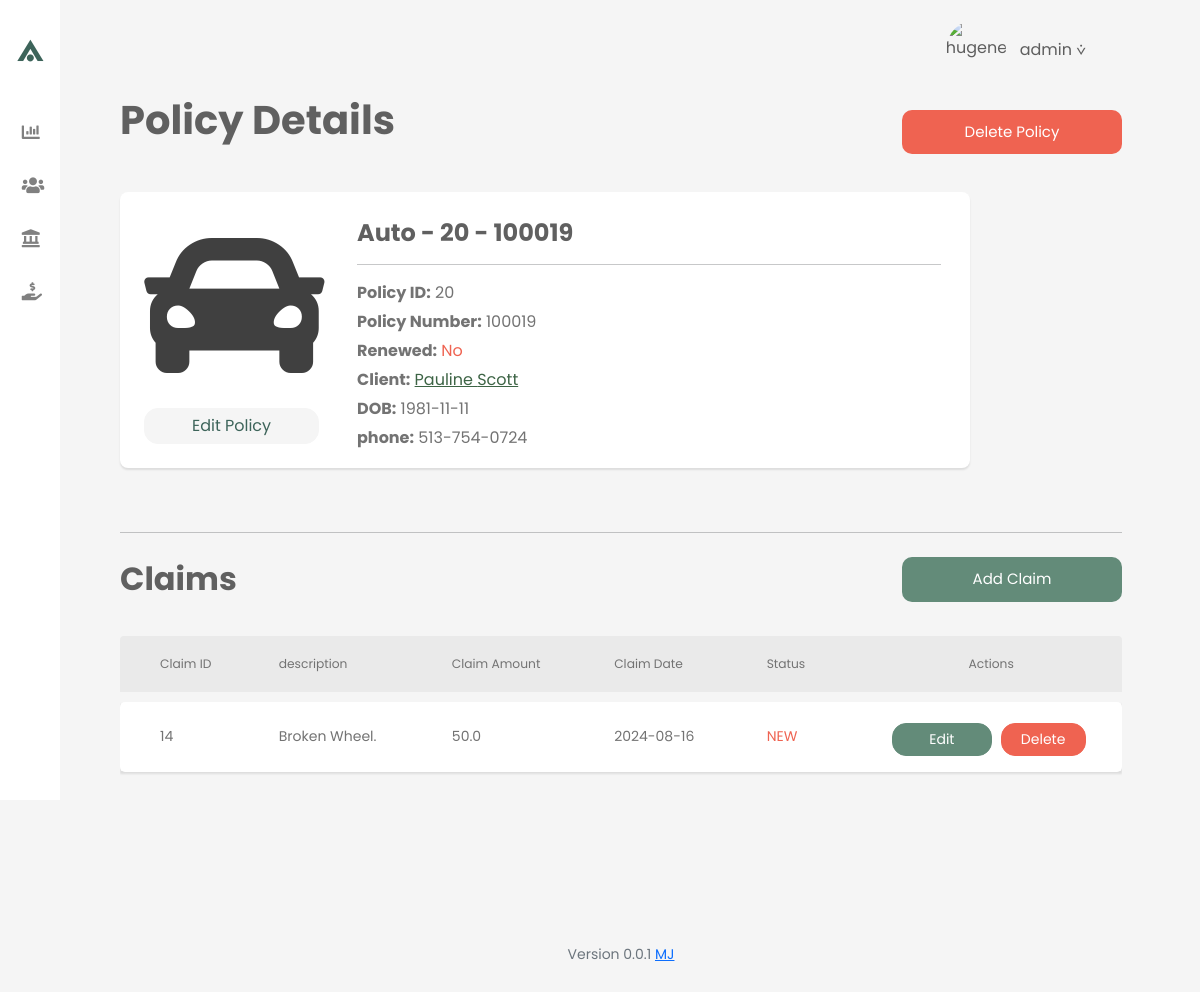
The page /policy/20 (signed in) on the database its author committed.
### tables this page shows
CREATE TABLE insurance_policies (
    policy_id INTEGER PRIMARY KEY AUTOINCREMENT,
    client_id INTEGER,
    policy_number TEXT NOT NULL,
    policy_type TEXT NOT NULL,
    start_date DATE,
    end_date DATE,
    premium_amount REAL,
    renewed INTEGER DEFAULT 0,
    old_end_date DATE,
    old_start_date DATE,
    status TEXT NOT NULL DEFAULT 'Requested',
    FOREIGN KEY (client_id) REFERENCES clients (client_id) ON DELETE CASCADE
);

CREATE TABLE clients (
    client_id INTEGER PRIMARY KEY AUTOINCREMENT,
    first_name TEXT NOT NULL,
    last_name TEXT NOT NULL,
    date_of_birth DATE,
    email TEXT,
    phone TEXT,
    photo TEXT,
    street TEXT,
    city TEXT,
    state TEXT,
    zip TEXT
);

CREATE TABLE claims (
    claim_id INTEGER PRIMARY KEY AUTOINCREMENT,
    policy_id INTEGER NOT NULL,
    description TEXT NOT NULL,
    claim_amount REAL NOT NULL,
    claim_date TEXT NOT NULL,
    status TEXT NOT NULL,
    FOREIGN KEY (policy_id) REFERENCES insurance_policies (policy_id) ON DELETE CASCADE
);

### flask_app/controllers/policy_controller.py (the view)
@policy_bp.route("/policy/<int:policy_id>", methods=["GET"])
@login_required
def policy_details(policy_id):
    policy = PolicyService.get_policy_by_id(policy_id)
    if not policy:
        abort(404, description="Policy not found")
    claims = ClaimsService.get_claims_by_policy_id(policy_id)
    total_claims = Statistics.get_sum_of_claims_for_policy(policy_id)
    total_premium = round(Statistics.get_premium_for_policy(policy_id),2)
    loss_ratio = (total_claims / total_premium) * 100 if total_premium > 0 else 0
    return render_template('policies/policy_details.html', policy=policy, claims=claims, total_claims=total_claims, total_premium=total_premium, loss_ratio=loss_ratio)

### flask_app/__init__.py (called while the page is built)
def create_app(config_name="default"):
    app = Flask(__name__)
    app.config.from_object(config[config_name])
    from .controllers.auth_controller import auth_bp
    from .controllers.client_controller import client_bp
    from .controllers.policy_controller import policy_bp
    from .controllers.claim_controller import claim_bp
    from .controllers.stats_controller import dashboard_bp
    app.register_blueprint(auth_bp)
    app.register_blueprint(client_bp)
    app.register_blueprint(policy_bp)
    app.register_blueprint(claim_bp)
    app.register_blueprint(dashboard_bp)
    Session(app)
    @app.after_request
    def add_header(response):
        response.headers["Cache-Control"] = "no-cache, no-store, must-revalidate"
        response.headers["Pragma"] = "no-cache"
        response.headers["Expires"] = "0"
        return response
    return app

### flask_app/controllers/auth_controller.py (called while the page is built)
def login_required(f):
    @wraps(f)
    def decorated_function(*args, **kwargs):
        if session.get("user_id") is None:
            return redirect("/login")
        return f(*args, **kwargs)
    return decorated_function

### flask_app/models/__init__.py (called while the page is built)
def get_db_connection():
    conn = sqlite3.connect("flask_app/insurance.db")
    conn.row_factory = sqlite3.Row
    return conn

### flask_app/models/policy.py (called while the page is built)
    @staticmethod
    def get_policy_by_id(policy_id):
        with get_db_connection() as conn:
            policy = conn.execute(
                """
                SELECT insurance_policies.*, clients.first_name, clients.last_name,clients.date_of_birth,clients.phone,clients.email,
                    CASE WHEN end_date >= date('now') THEN 'Active' ELSE 'Expired' END AS activity
                FROM insurance_policies
                JOIN clients ON insurance_policies.client_id = clients.client_id
                WHERE policy_id = ?
                """,
                (policy_id,)
            ).fetchone()
        return policy

    @staticmethod
    def get_claims_by_policy_id(policy_id, order_by="claim_date", order_dir="asc"):
        with get_db_connection() as conn:
            if order_by == "claim_amount":
                order_by_clause = f"CAST({order_by} AS FLOAT) {order_dir}"
            else:
                order_by_clause = f"{order_by} {order_dir}"
            claims = conn.execute(
                f"""
                SELECT * FROM claims
                WHERE policy_id = ?
                ORDER BY {order_by_clause}
                """,
                (policy_id,)
            ).fetchall()
        return claims

### flask_app/templates/policies/policy_details.html (shortened to what this page needs)
{% extends "layout.html" %}
{% block main %}
<div class="container-fluid vh-100 d-flex flex-column justify-content-start mt-5">
    <div class="d-flex justify-content-between align-items-center mb-4">
        <h1 class="mb-4">Policy Details</h1>
        {% if session["role"] == 'administrator' %}
        <div class="d-flex">
            <form action="{{ url_for('policy_bp.delete_policy', policy_id=policy.policy_id, client_id=policy.client_id) }}" method="post" style="display:inline;" onsubmit="return confirmPolicyDelete('{{ policy.policy_id }}')">
                <button type="submit" class="btn btn-custom-main btn-custom-delete-client">Delete Policy</button>
            </form>
        </div>
        {% endif %}
    </div>
    <div class="cards-container">
        <div class="card-profile card1">
            <div class="card-body p-4">
                <div class="d-flex">
                    <div class="flex-shrink-0" style="padding-top: 0;">
                        {% if policy.policy_type == "House" %}
                        <i class="fas fa-home policy_fas" style="font-size: 180px; border-radius: 10px;"></i>
                        {% elif policy.policy_type == "Auto" %}
                            <i class="fas fa-car policy_fas" style="font-size: 180px; border-radius: 10px;"></i>
                        {% elif policy.policy_type == "Life" %}
                            <i class="fas fa-heart policy_fas" style="font-size: 180px; border-radius: 10px;"></i>
                        {% elif policy.policy_type == "Health" %}
                            <i class="fas fa-user-md policy_fas" style="font-size: 180px; border-radius: 10px;"></i>
                        {% endif %}
                        {% if session["role"] == 'administrator' %}
                        <div class="d-flex pt-1">
                            <a href="{{ url_for('policy_bp.edit_policy', policy_id=policy.policy_id, next=request.url) }}" class="btn btn-custom-table btn-custom-table-norm mt-2 flex-grow-1">Edit Policy</a>
                        </div>
                        {% endif %}
                    </div>
                    <div class="card-main-title flex-grow-1 ms-2">
                        <h2>{{ policy.policy_type }} - {{ policy.policy_id}} - {{policy.policy_number }}</h2>
                        <hr>
                        <p><strong>Policy ID:</strong> {{ policy.policy_id }}</p>
                        <p><strong>Policy Number:</strong> {{ policy.policy_number }}</p>
                        <p>
                            <strong>Renewed:</strong>
                            {% if policy.renewed != 0 %}
                                <span class="font_danger">Yes</span>
                            {% else %}
                                <span class="font_danger">No</span>
                            {% endif %}
                        </p>
                        <p><strong>Client:</strong>
                            <a href="{{ url_for('client_bp.client_details', client_id=policy.client_id) }}">
                                {% if (policy.first_name + ' ' + policy.last_name)|length > 28 %}
                                {{ policy.first_name[0] }}. {{ policy.last_name }}
                                {% else %}
                                {{ policy.first_name }} {{ policy.last_name }}
                                {% endif %}
                            </a>
                        </p>
                        <p><strong>DOB:</strong> {{policy.date_of_birth}}</p>
                        <p><strong>phone:</strong> {{policy.phone}}</p>
                    </div>
                </div>
            </div>
        </div>
    </div>
    <hr class="my-4">
    <div class="d-flex justify-content-between align-items-center mb-4">
        <h2 class="mb-0">Claims</h2>
        {% if session.role == 'administrator' %}
        <a href="{{ url_for('claim_bp.add_claim', policy_id=policy.policy_id) }}" class="btn btn-custom-main btn-custom-add-client">Add Claim</a>
        {% endif %}
    </div>
    <div class="table-responsive">
        <table class="table custom-table">
            <thead>
                <tr class="nowrap-columns">
                    <th>Claim ID</th>
                    <th>description</th>
                    <th>Claim Amount</th>
                    <th>Claim Date</th>
                    <th>Status</th>
                    <th class="actions-column">Actions</th>
                </tr>
            </thead>
            <tbody>
                {% for claim in claims %}
                <tr data-href="{{ url_for('claim_bp.claim_details', claim_id=claim.claim_id) }}">
                    <td>{{ claim.claim_id }}</td>
                    <td>{{ claim.description }}</td>
                    <td>{{ claim.claim_amount }}</td>
                    <td>{{ claim.claim_date }}</td>
                    <td class="{% if claim.status == 'New' %}font_danger{% endif %}">
                        {% if claim.status == 'New' %}NEW{% else %}{{ claim.status }}{% endif %}
                    </td>
                    <td class="nowrap-columns actions-column">
                        {% if session.role == 'administrator' %}
                        <a href="{{ url_for('claim_bp.edit_claim', claim_id=claim.claim_id, next=request.url) }}" class="btn btn-sm btn-custom-table btn-custom-table-add" onclick="event.stopPropagation();">Edit</a>
                        <form action="{{ url_for('claim_bp.delete_claim', claim_id=claim.claim_id, policy_id=claim.policy_id) }}" method="post" style="display:inline;" onsubmit="return confirmClaimDelete('{{ claim.claim_id }}')" onclick="event.stopPropagation();">
                            <button type="submit" class="btn btn-sm btn-custom-table btn-custom-table-danger">Delete</button>
                        </form>
                        {% endif %}
                    </td>
                </tr>
                {% endfor %}
            </tbody>
        </table>
    </div>
</div>
{% endblock %}

### flask_app/templates/layout.html (shortened to what this page needs)
<!DOCTYPE html>
<html lang="en">
<head>
    <link href="https://cdn.jsdelivr.net/npm/bootstrap@5.1.3/dist/css/bootstrap.min.css" rel="stylesheet">
    <link rel="stylesheet" href="https://cdnjs.cloudflare.com/ajax/libs/font-awesome/5.15.4/css/all.min.css">
    <link href="/static/css/styles.css" rel="stylesheet">
</head>
<body>
    {% if show_user_info is not defined or show_user_info %}
    <div class="user-info">
        {% if session["role"] == 'administrator' %}
        <a href="#" class="d-flex align-items-center text-decoration-none " id="dropdownUser1" data-bs-toggle="dropdown" aria-expanded="false">
            <img src="{{ session['photo'] }}" alt="hugenerd" width="60" height="60" class="rounded-circle">
            <span class="d-none d-sm-inline mx-1">{{ session["email"] }}  ⩒</span>
        </a>
        {% endif %}
    </div>
    {% endif %}
    <div class="container-fluid">
        <div class="row flex-nowrap">
            <div class="col-auto col-xl-2 px-sm-2 sticky-top sidebar">
                <div class="d-flex flex-column align-items-center align-items-sm-start text-white min-vh-100 sidebar-icons">
                    <a href="/" class="sidebar-max d-flex align-items-center text-decoration-none">
                        <span class="sidebar-style sidebar-mini">⟑</span>
                    </a>
                    {% if session["user_id"] %}
                        {% if session["role"] == 'administrator' %}
                            <ul class="nav nav-pills flex-column mb-sm-auto mb-2 align-items-center align-items-sm-start" id="menu" style="padding-left: 5px;">
                                <li class="nav-item">
                                    <a href="/stats" class="nav-link align-middle px-0">
                                        <i class="fas fa-chart-bar"></i> <span>Stats</span>
                                    </a>
                                </li>
                                <li class="nav-item">
                                    <a href="/clients" class="nav-link align-middle px-0">
                                        <i class="fas fa-users"></i> <span>Clients</span>
                                    </a>
                                </li>
                                <li class="nav-item">
                                    <a href="/policies" class="nav-link align-middle px-0">
                                        <i class="fas fa-landmark"></i> <span>Policies</span>
                                    </a>
                                </li>
                                <li class="nav-item">
                                    <a href="/claims" class="nav-link align-middle px-0">
                                        <i class="fas fa-hand-holding-usd"></i> <span>Claims</span>
                                    </a>
                                </li>
                            </ul>
                        {% endif %}
                    {% endif %}
                </div>
            </div>
            <div class="col">
                <main class="container-fluid py-5">
                    {% block main %}{% endblock %}
                </main>
                <footer class="mb-5 small text-center text-muted">
                    Version 0.0.1 <a href="https://github.com/imooger">MJ</a>
                </footer>
            </div>
        </div>
    </div>
</body>
</html>

### rows shown on the page
insurance_policies: policy_type "Auto", policy_id "20", policy_number "100019"
clients: first_name "Pauline", last_name "Scott", date_of_birth "1981-11-11", phone "513-754-0724"
claims: claim_id "14", description "Broken Wheel.", claim_amount "50.0", claim_date "2024-08-16", status "NEW"

### other values the page prints
{{ session["email"] }} "admin"
